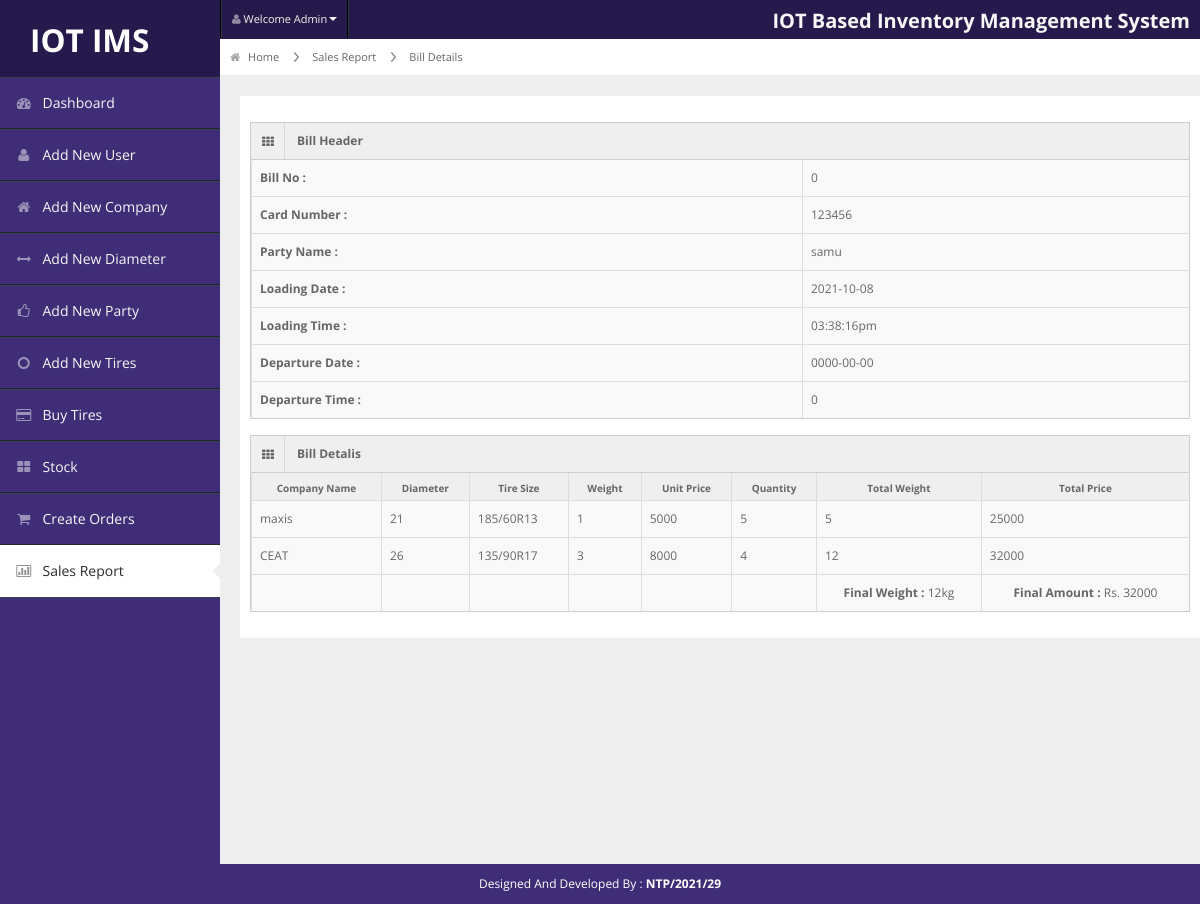
Screenshot of /admin/view_bill_details.php?id=1 (signed in) with the database file from the repository.
### tables this page shows
CREATE TABLE `billing_header` (
  `id` int(5) NOT NULL,
  `cardnumber` varchar(50) NOT NULL,
  `partyname` varchar(50) NOT NULL,
  `billingdate` date NOT NULL,
  `billingtime` varchar(50) NOT NULL,
  `loadingdate` date NOT NULL,
  `loadingtime` varchar(20) NOT NULL,
  `exitdate` date NOT NULL,
  `exittime` varchar(20) NOT NULL,
  `driverid` varchar(50) NOT NULL,
  `drivername` varchar(50) NOT NULL,
  `vehiclenumber` varchar(50) NOT NULL,
  `trailernumber` varchar(50) NOT NULL,
  `bill_no` varchar(10) NOT NULL,
  `status` varchar(20) NOT NULL
);

CREATE TABLE `billing_details` (
  `id` int(5) NOT NULL,
  `bill_id` varchar(50) NOT NULL,
  `companyname` varchar(50) NOT NULL,
  `diameter` varchar(50) NOT NULL,
  `tiresize` varchar(50) NOT NULL,
  `weight` varchar(50) NOT NULL,
  `price` varchar(10) NOT NULL,
  `quantity` varchar(10) NOT NULL
);

### admin/view_bill_details.php (the view, shortened to what this page needs)
<?php
$page = "bills";
include "header.php";
include "../user/connection.php";
$billID = $_GET['id'];
$sql1 = "SELECT * FROM billing_header WHERE id='$billID'";
$res1 = mysqli_query($conn, $sql1) or die(mysqli_error($conn));
while($row1 = mysqli_fetch_assoc($res1)){
  $cardNumber = $row1['cardnumber'];
  $partyName = $row1['partyname'];
  $loadingDatee = $row1['loadingdate'];
  $loadintTime = $row1['loadingtime'];
  $departureDate = $row1['exitdate'];
  $departureTime = $row1['exittime'];
  $billNo = $row1['bill_no'];
}
$total1 = 0;
?>
<div id="content">
    <div id="content-header">
    <div id="breadcrumb"> <a href="demo.php" title="Go to Home" class="tip-bottom"><i class="icon-home"></i> Home</a> <a href="view_bills.php" class="tip-bottom">Sales Report</a>  <a href="" class="tip-bottom">Bill Details</a></div>
    </div>
    <div class="container-fluid">
        <div class="row-fluid" style="background-color: white;  padding:10px;">
      <div class="span12">
      <div class="widget-box">
          <div class="widget-title"> <span class="icon"> <i class="icon-th"></i> </span>
            <h5>Bill Header</h5>
          </div>
          <div class="widget-content nopadding">
            <table class="table table-bordered table-striped">
              <tbody>
                <tr class="odd gradeX">
                  <td><b>Bill No : </b></td>
                  <td><?php echo $billNo; ?></td>
                </tr>
                <tr class="odd gradeX">
                  <td><b>Card Number : </b></td>
                  <td><?php echo $cardNumber; ?></td>
                </tr>
                <tr class="odd gradeX">
                  <td><b>Party Name : </b></td>
                  <td><?php echo $partyName; ?></td>
                </tr>
                <tr class="odd gradeX">
                  <td><b>Loading Date : </b></td>
                  <td><?php echo $loadingDatee; ?></td>
                </tr>
                <tr class="odd gradeX">
                  <td><b>Loading Time : </b></td>
                  <td><?php echo $loadintTime; ?></td>
                </tr>
                <tr class="odd gradeX">
                  <td><b>Departure Date :</b></td>
                  <td><?php echo $departureDate; ?></td>
                </tr>
                <tr class="odd gradeX">
                  <td><b>Departure Time :</b></td>
                  <td><?php echo $departureTime; ?></td>
                </tr>
              </tbody>
            </table>
          </div>
        </div>
        <div class="widget-box">
          <div class="widget-title"> <span class="icon"> <i class="icon-th"></i> </span>
            <h5>Bill Detalis</h5>
          </div>
          <div class="widget-content nopadding">
            <table class="table table-bordered table-striped">
              <thead>
                <tr>
                  <th>Company Name</th>
                  <th>Diameter</th>
                  <th>Tire Size</th>
                  <th>Weight</th>
                  <th>Unit Price</th>
                  <th>Quantity</th>
                  <th>Total Weight</th>
                  <th>Total Price</th>
                </tr>
              </thead>
              <tbody>
                <?php
                $sql2 = "SELECT * FROM billing_details WHERE bill_id = '$billID'";
                $res2 = mysqli_query($conn, $sql2) or die(mysqli_error($conn));
                while($row2 = mysqli_fetch_assoc($res2)){
                    $total1 = 0;
                    $weight1 = 0;
                    $prodCompany = $row2['companyname'];
                    $diameter = $row2['diameter'];
                    $tireSize = $row2['tiresize'];
                    $weight = $row2['weight'];
                    $price = $row2['price'];
                    $qty = $row2['quantity'];
                    ?>
                    <tr class="odd gradeX">
                      <td><?php echo $prodCompany; ?></td>
                      <td><?php echo $diameter; ?></td>
                      <td><?php echo $tireSize; ?></td>
                      <td><?php echo $weight; ?></td>
                      <td><?php echo $price; ?></td>
                      <td><?php echo $qty; ?></a></td>
                      <td><?php echo ($qty * $weight); ?></a></td>
                      <td><?php echo ($qty * $price); ?></a></td>
                    </tr>
                    <?php
                    $total1 = $total1 + ($qty * $price);
                    $weight1 = $weight1 + ($qty * $weight);
                  }
                ?>
                <tr class="odd gradeX">
                      <td></td>
                      <td></td>
                      <td></td>
                      <td></td>
                      <td></td>
                      <td></td>
                      <td style="text-align: center;"> <?php  echo "<b>Final Weight : </b>".$weight1."kg"; ?> </a></td>
                      <td style="text-align: center;"> <?php  echo "<b>Final Amount : </b>Rs. ".$total1; ?> </a></td>
                    </tr>
              </tbody>
            </table>
          </div>
        </div>
      </div>
    </div>
  </div>
</div>
<?php
include "footer.php";
?>

### admin/header.php (shortened to what this page needs)
<!DOCTYPE html>
<html lang="en">
<head>
    <link rel="stylesheet" href="css/bootstrap.min.css"/>
    <link rel="stylesheet" href="css/bootstrap-responsive.min.css"/>
    <link rel="stylesheet" href="css/fullcalendar.css"/>
    <link rel="stylesheet" href="css/matrix-style.css"/>
    <link rel="stylesheet" href="css/matrix-media.css"/>
    <link href="font-awesome/css/font-awesome.css" rel="stylesheet"/>
    <link rel="stylesheet" href="css/jquery.gritter.css"/>
</head>
<body>
<div id="header">
    <h2 style="color: white;position: absolute; margin-top:20px;">
        <a href="demo.php" style="color:white; margin-left: 30px; margin-top: 60px;">IOT IMS</a>
    </h2>
</div>
<div id="user-nav" class="navbar navbar-inverse">
    <ul class="nav">
        <li class="dropdown" id="profile-messages">
            <a title="" href="#" data-toggle="dropdown" data-target="#profile-messages" class="dropdown-toggle"><i
                    class="icon icon-user"></i> <span class="text">Welcome Admin</span><b class="caret"></b></a>
        </li>
    </ul>
</div>
<div id="sidebar">
    <ul>
        <li class="<?php if($page == 'dashboard') {echo 'active';} ?>">
            <a href="demo.php"><i class="icon icon-dashboard"></i><span>Dashboard</span>
            <span class="label label-important" id="noti_number"></span></a>
        </li>
        <li class="<?php if($page == 'user') {echo 'active';} ?>">
            <a href="add-new-user.php"><i class="icon icon-user"></i><span>Add New User</span></a>
        </li>
        <li class="<?php if($page == 'company') {echo 'active';} ?>">
            <a href="add-new-company.php"><i class="icon icon-home"></i><span>Add New Company</span></a>
        </li>
        <li class="<?php if($page == 'diameter') {echo 'active';} ?>">
            <a href="add-new-diameter.php"><i class="icon-resize-horizontal"></i></i><span>Add New Diameter</span></a>
        </li>
        <li class="<?php if($page == 'party') {echo 'active';} ?>">
            <a href="add-new-party.php"><i class="icon icon-thumbs-up"></i><span>Add New Party</span></a>
        </li>
        <li class="<?php if($page == 'product') {echo 'active';} ?>">
            <a href="add-new-product.php"><i class="icon icon-circle-blank"></i><span>Add New Tires</span></a>
        </li>
        <li class="<?php if($page == 'buy') {echo 'active';} ?>">
            <a href="buy-tires.php"><i class="icon icon-credit-card"></i><span>Buy Tires</span></a>
        </li>
        <li class="<?php if($page == 'stock') {echo 'active';} ?>">
            <a href="stock.php"><i class="icon icon-th-large"></i><span>Stock</span></a>
        </li>
        <li class="<?php if($page == 'sell') {echo 'active';} ?>">
            <a href="sells-master.php"><i class="icon icon-shopping-cart"></i><span>Create Orders</span></a>
        </li>
        <li class="<?php if($page == 'bills') {echo 'active';} ?>">
            <a href="view_bills.php"><i class="icon icon-bar-chart"></i><span>Sales Report</span></a>
        </li>
    </ul>
</div>
<div id="search">
        <h4 style="color: #f7f7f7; font-size:20px; text-align: centr;"><b>IOT Based Inventory Management System</b></h4>
</div>

### admin/footer.php (shortened to what this page needs)
<div class="row-fluid">
    <div id="footer" class="span12" style="color:white"> Designed And Developed By :<b> NTP/2021/29</b></div>
</div>
</body>
</html>

### admin/css/matrix-style.css (style rules this page uses)
* { outline:none !important; -moz-outline: none !important; }
html, body { height:100% }
body { overflow-x: hidden; margin-top: -10px; font-family: 'Open Sans', sans-serif; font-size:12px; color:#666; }
a { color:#666; }
select, textarea, input[type="text"], input[type="password"], input[type="datetime"], input[type="datetime-local"], input[type="date"], input[type="month"], input[type="time"], input[type="week"], input[type="number"], input[type="email"], input[type="url"], input[type="search"], input[type="tel"], input[type="color"], .uneditable-input, .label, .dropdown-menu, .btn, .well, .progress, .table-bordered, .btn-group > .btn:first-child, .btn-group > .btn:last-child, .btn-group > .btn:last-child, .btn-group > .dropdown-toggle, .alert { border-radius:0px; }
#footer { padding:10px; text-align:center; }
#header { height: 77px; position: relative; width: 100%; z-index: -9; }
#search { position: absolute; z-index: 25; top: 1px; right:10px; }
#user-nav { position: absolute; left: 220px; top:0px; z-index: 20; margin: 0; }
#user-nav > ul { margin: 0; padding: 0; list-style: none; border-right: 1px solid #2e363f;border-left: 1px solid #000; }
#user-nav > ul > li { float: left; list-style-type: none; margin: 0; position: relative; padding: 0; border-left: 1px solid #2e363f; border-right: 1px solid #000; }
#user-nav > ul > li > a { padding:9px 10px; display: block; font-size: 11px; }
#user-nav > ul > li > a > i, #sidebar li a i { opacity: .5; margin-top: 2px; }
#sidebar { display: block; float: left; position: relative; width: 220px; z-index: 16; }
#sidebar > ul { list-style: none; margin: 0px 0 0; padding: 0; position: absolute; width: 220px; }
#sidebar > ul > li { display: block; position: relative; }
#sidebar > ul > li > a { padding: 15px 0 15px 15px; display: block; color: #f7f7f7; font-size: 14px; }
#sidebar > ul > li > a > i { margin-right: 10px; }
#sidebar > ul > li.active > a { background: url("../img/menu-active.png") no-repeat scroll right center transparent !important; text-decoration:none; font-size: 14px; }
#content { background: none repeat scroll 0 0 #eeeeee; margin-left: 220px; margin-right: 0; padding-bottom: 25px; position: relative; min-height:100%; width: auto; }
#content-header { position: abslute; width: 100%; margin-top: -38px; z-index: 20; }
.container-fluid .row-fluid:first-child { margin-top: 20px; }
#breadcrumb { background-color: #fff; border-bottom: 1px solid #e3ebed; }
#breadcrumb a { padding: 8px 20px 8px 10px; display: inline-block; background-image: url('../img/breadcrumb.png'); background-position: center right; background-repeat: no-repeat; font-size: 11px; color: #666666; }
#breadcrumb a:last-child { background-image:none; }
#breadcrumb a i { margin-right: 5px; opacity: .6; }
.stat-boxes .peity_bar_good, .stat-boxes .peity_line_good, { color: #459D1C; }
.widget-box { background: none repeat scroll 0 0 #F9F9F9; border-left: 1px solid #CDCDCD; border-top: 1px solid #CDCDCD; border-right: 1px solid #CDCDCD; clear: both; margin-top: 16px; margin-bottom: 16px; position: relative; }
.widget-title, .modal-header, .table th, div.dataTables_wrapper .ui-widget-header { background:#efefef; border-bottom: 1px solid #CDCDCD; height: 36px; }
.widget-title span.icon { padding: 9px 10px 7px 11px; float: left; border-right:1px solid #dadada; }
.widget-title h5 { color: #666; float: left; font-size: 12px; font-weight: bold; padding: 12px; line-height: 12px; margin: 0; }
.widget-content { padding:15px; border-bottom: 1px solid #cdcdcd; }
.table th { height: auto; font-size: 10px; padding: 5px 10px 2px; border-bottom: 0; text-align: center; color: #666666; }
.nopadding { padding: 0 !important; }
.nopadding .table { margin-bottom: 0; }
.nopadding .table-bordered { border: 0; }

### admin/css/matrix-media.css (style rules this page uses)
body { background:#3F2E77; }
#header { background-color: #261A4D; margin-top:10px; }
#sidebar > ul { border-bottom: 1px solid #37414b }
#sidebar > ul > li { border-top: 1px solid #37414b; border-bottom: 1px solid #1f262d; }
#sidebar > ul > li.active { background-color: #fff; border-bottom: 1px solid #fff; border-top: 1px solid #fff; }
#sidebar > ul > li.active a { color:#2b2b2b; text-decoration:none; }

### rows the page displays
billing_header: bill_no "0", cardnumber "123456", partyname "samu", loadingdate "2021-10-08", loadingtime "03:38:16pm", exitdate "0000-00-00", exittime "0"
billing_details: companyname "maxis", diameter "21", tiresize "185/60R13", weight "1", price "5000", quantity "5", $qty*$weight "5", $qty * $price "25000"
billing_details: companyname "CEAT", diameter "26", tiresize "135/90R17", weight "3", price "8000", quantity "4", $qty * $weight "12", $qty * $price "32000"

### other values shown
$weight1 "12"
$total1 "32000"
